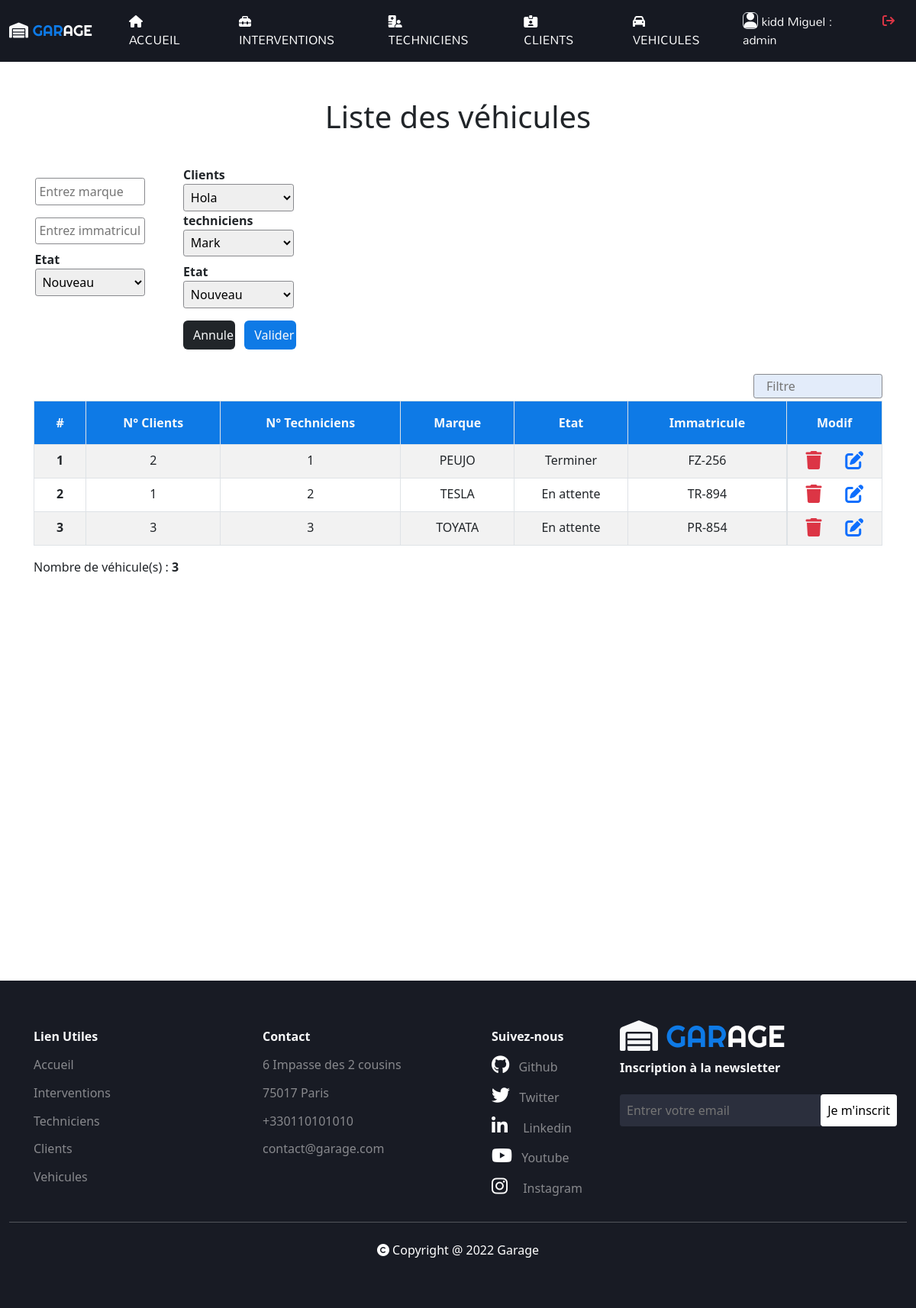
The page /index.php?page=Véhicules (signed in) on the database its author committed.
### tables this page shows
create table vehicule (
    vehicule_id int(3) not null auto_increment,
    marquere varchar(50),
    immatricule varchar(50),
    etat varchar(50),
    client_id int(3) not null,
  technicien_id int(3) not null,
    primary key (vehicule_id),
    foreign key (client_id) references client (client_id),
    foreign key (technicien_id) references technicien (technicien_id)
);

### controler/config_database.php (called while the page is built)
<?php
$server = "localhost";
$database = "garage";
$user = "root";
$password = "";

### src/model.class.php (called while the page is built, shortened)
<?php
class Modele
{
    private $unPDO;
    public function __construct($server, $database, $user, $password)
    {
        $this->unPDO = null;
        try {
            $url = "mysql:host=" . $server . ";dbname=" . $database;
            $this->unPDO = new PDO($url, $user, $password);
        } catch (PDOException $exp) {
            echo "<br>Erreur de connexion à la base de données";
            echo $exp->getMessage;
        }
    }
    public function selectAllVehicules()
    {
        if ($this->unPDO != null) {
            $request = "select * from vehicule";
            $select = $this->unPDO->prepare($request);
            $select->execute();
            $vehicules = $select->fetchAll();
            return $vehicules;
        } else {
            return null;
        }
    }
     public function countTable($table)
     {
         if ($this->unPDO != null) {
             $request = "select count(*) as nb from ".$table;
             $select = $this->unPDO->prepare($request);
             $select->execute();
             $unUser= $select ->fetch();
             return $unUser;
         }else{
            return null;
         }
     }
}

### controler/controleur.class.php (called while the page is built, shortened)
<?php
require_once("src/model.class.php");
class Controleur
{
    private $unModele;
    public function __construct($server, $database, $user, $password)
    {
        $this->unModele = new modele($server, $database, $user, $password);
    }
    public function selectAllVehicules()
    {
        $vehicules = $this->unModele->selectAllVehicules();
        return $vehicules;
    }
    public function countTable
    ($table){
        return $this->unModele->countTable($table);
    }
}

### templates/vue_vehicules.php (the view, shortened to what this page needs)
<?php
if (!isset($_SESSION['email'])) {
    echo '
    <section class="intervention_temp">
    <div class="container marketing">
    <hr class="featurette-divider">
    <div class="row featurette">
      <div class="col-md-7 order-md-2">
        <h2 class="featurette-heading fw-normal lh-1">Votre voiture est entre <span class="text-muted">de bonnes mains</span></h2>
        <p class="lead">À mesure que l\'automobile incorpore de plus en plus d\'électronique, son entretien et sa réparation se complexifient. Le secteur de la réparation automobile emploie désormais un personnel de mieux en mieux formé que vous bénéficerais chez nous.</p>
        <div class="row ">
        <div class="col-3">
        <img src="https://images.unsplash.com/photo-1540476547779-348beb642680?ixlib=rb-4.0.3&ixid=MnwxMjA3fDB8MHxzZWFyY2h8NXx8dGVjaG5pY2lhbnxlbnwwfHwwfHw%3D&auto=format&fit=crop&w=500&q=60" alt="" class="rounded-1 bd-placeholder-img bd-placeholder-img-lg  img-fluid mx-auto" width="100%">
        </div>
        <div class="col-3">
        <img src="https://images.unsplash.com/photo-1590362891991-f776e747a588?ixlib=rb-4.0.3&ixid=MnwxMjA3fDB8MHxzZWFyY2h8MjZ8fGNhcnxlbnwwfHwwfHw%3D&auto=format&fit=crop&w=500&q=60" class="rounded-1 bd-placeholder-img bd-placeholder-img-lg  img-fluid mx-auto" alt="" width="100%">
        </div>
        <div class="col-3">
        <img src="https://plus.unsplash.com/premium_photo-1661373362347-9dad03c78287?ixlib=rb-4.0.3&ixid=MnwxMjA3fDB8MHxzZWFyY2h8MTN8fGdhcmFnZSUyMHNhbGV8ZW58MHx8MHx8&auto=format&fit=crop&w=500&q=60" class="rounded-1 bd-placeholder-img bd-placeholder-img-lg  img-fluid mx-auto" alt="" width="100%">
        </div>
        </div>
        <div class="pt-5">
        <button class="text-white"><a href="index.php?page=Connexion" class="text-decoration-none text-white">Découvrez</a></button>
        </div>
        </div>
      <div class="col-md-5 order-md-1">
      <img src="https://images.unsplash.com/photo-1542282088-fe8426682b8f?ixlib=rb-4.0.3&ixid=MnwxMjA3fDB8MHxzZWFyY2h8Nnx8Y2FyfGVufDB8fDB8fA%3D%3D&auto=format&fit=crop&w=500&q=60" alt="" class="rounded-1 bd-placeholder-img bd-placeholder-img-lg  img-fluid mx-auto"  width="80%" height="80%">
      </div>
    </div>
    <hr class="featurette-divider">
    ';
} else {
    echo '<section class="section_table">';
    echo '
<div class="container-fluid ">
    <table class="table  me-5 table-striped table-bordered">
        <thead>
            <tr class="text-center text-light tr_top">
                <th scope="col">#</th>
                <th scope="col">N° Clients</th>
                <th scope="col">N° Techniciens</th>
                <th scope="col">Marque</th>
                <th scope="col">Etat</th>
                <th scope="col">Immatricule</th>';
    if (isset($_SESSION["role"]) && $_SESSION["role"] == "admin") {
        echo '     <th scope="col">Modif</th>';
    }
    echo '
            </tr>
        </thead>
        <tbody>';
    foreach ($vehicules as $vehicule) {
        echo "<tr class='text-center'>";
        echo "<th>" . $vehicule['vehicule_id'] . "</th>";
        echo "<td>" . $vehicule['technicien_id'] . "</td>";
        echo "<td>" . $vehicule['client_id'] . "</td>";
        echo "<td>" . $vehicule['marquere'] . "</td>";
        echo "<td>" . $vehicule['etat'] . "</td>";
        echo "<td>" . $vehicule['immatricule'] . "</td>";
        if (isset($_SESSION["role"]) && $_SESSION["role"] == "admin") {
            echo "<td class='d-flex'>
            <a class='  flex-fill ' href='index.php?page=Véhicules&action=suppression&vehicule_id=" . $vehicule['vehicule_id'] . "'><i class='fa-solid fa-trash fs-4 text-danger'></i></a>
            <a class='flex-fill' href='index.php?page=Véhicules&action=edition&vehicule_id=" . $vehicule['vehicule_id'] . "'><i class='fa-solid fa-pen-to-square fs-4 text-primary'></i></a>
            </td>";
            echo "</tr>";
        }
    }
    echo "
    </tbody>
</table>
<p>Nombre de véhicule(s) : <strong>".$unControleur->countTable("intervention")["nb"]."</strong></p>
";
}
?>
</div>
</section>

### css/style.css (style rules this page uses)
body .section_table { margin: 0rem 2rem 0rem 2rem; height: 95vh; }
body .section_table .tr_top { background-color: #0E7AE6; }
body .section_table .tr_top > th { padding: 1rem; }

### rows shown on the page
vehicule: vehicule_id "1", technicien "2", client "1", marquere "PEUJO", etat "Terminer", immatricule "FZ-256"
vehicule: vehicule_id "2", technicien "1", client "2", marquere "TESLA", etat "En attente", immatricule "TR-894"
vehicule: vehicule_id "3", technicien "3", client "3", marquere "TOYATA", etat "En attente", immatricule "PR-854"

### other values the page prints
$_SESSION['nom'] "kidd"
$_SESSION['prenom'] "Miguel"
$_SESSION['role'] "admin"
$unControleur->countTable("intervention")["nb"] "3"
form field client_id "Hola"
form field technicien_id "Mark"
